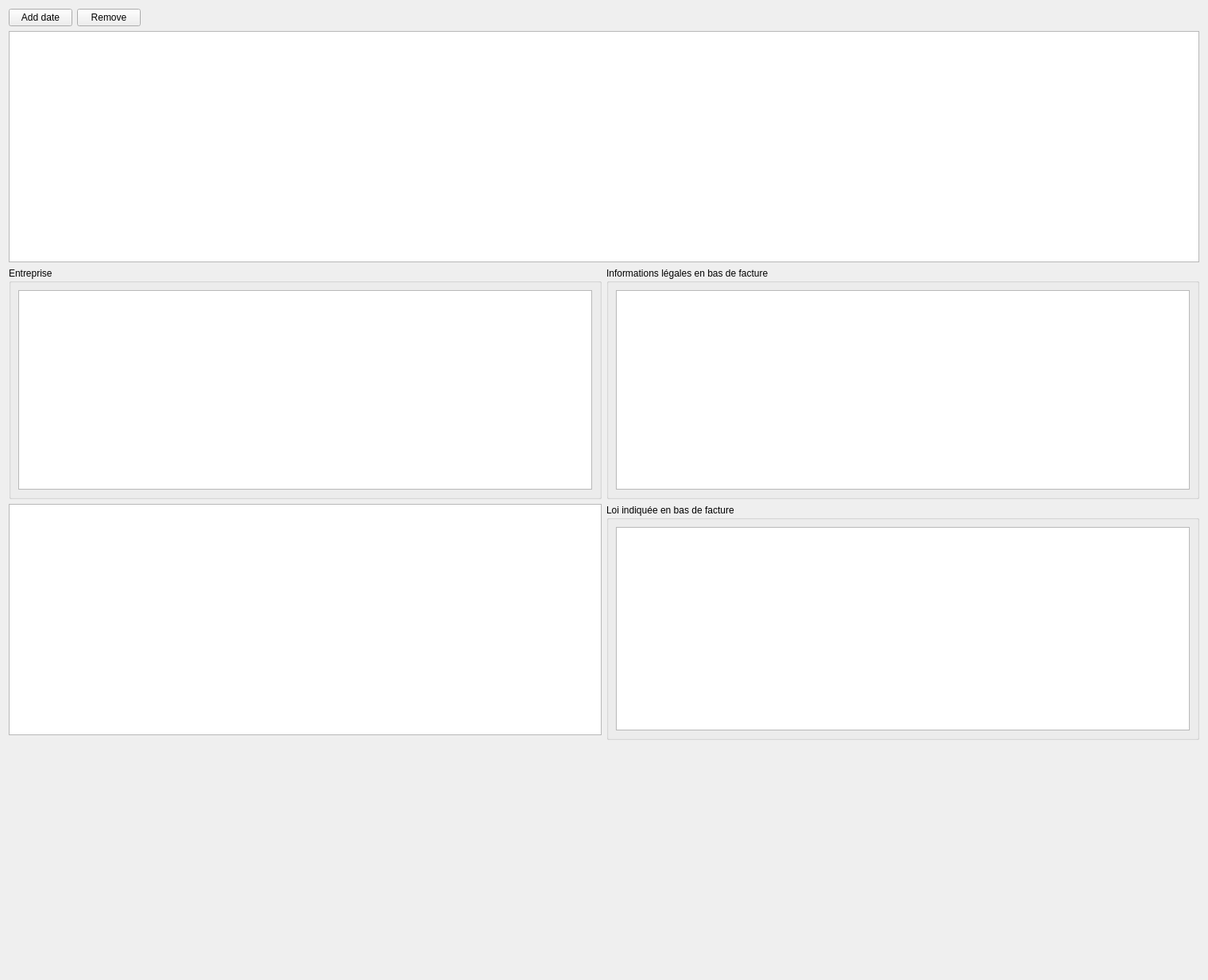
<?xml version="1.0" encoding="UTF-8"?>
<ui version="4.0">
 <class>PaneInvoiceSettings</class>
 <widget class="QWidget" name="PaneInvoiceSettings">
  <property name="geometry">
   <rect>
    <x>0</x>
    <y>0</y>
    <width>1520</width>
    <height>1233</height>
   </rect>
  </property>
  <property name="windowTitle">
   <string>Options de facturation</string>
  </property>
  <layout class="QGridLayout" name="gridLayout">
   <item row="3" column="0">
    <widget class="QTableView" name="tableViewParams">
     <attribute name="horizontalHeaderStretchLastSection">
      <bool>true</bool>
     </attribute>
    </widget>
   </item>
   <item row="5" column="0">
    <spacer name="verticalSpacer">
     <property name="orientation">
      <enum>Qt::Vertical</enum>
     </property>
     <property name="sizeHint" stdset="0">
      <size>
       <width>20</width>
       <height>63</height>
      </size>
     </property>
    </spacer>
   </item>
   <item row="1" column="0" colspan="2">
    <widget class="QTableView" name="tableViewInvoicing">
     <property name="selectionMode">
      <enum>QAbstractItemView::SingleSelection</enum>
     </property>
     <property name="selectionBehavior">
      <enum>QAbstractItemView::SelectRows</enum>
     </property>
     <attribute name="horizontalHeaderDefaultSectionSize">
      <number>300</number>
     </attribute>
     <attribute name="horizontalHeaderStretchLastSection">
      <bool>true</bool>
     </attribute>
    </widget>
   </item>
   <item row="2" column="1">
    <widget class="QGroupBox" name="groupBox_2">
     <property name="title">
      <string>Informations légales en bas de facture</string>
     </property>
     <layout class="QVBoxLayout" name="verticalLayout_2">
      <item>
       <widget class="QPlainTextEdit" name="textEditBottomLegal"/>
      </item>
     </layout>
    </widget>
   </item>
   <item row="2" column="0">
    <widget class="QGroupBox" name="groupBox">
     <property name="title">
      <string>Entreprise</string>
     </property>
     <layout class="QVBoxLayout" name="verticalLayout">
      <item>
       <widget class="QPlainTextEdit" name="textEditCompany"/>
      </item>
     </layout>
    </widget>
   </item>
   <item row="3" column="1" rowspan="2">
    <widget class="QGroupBox" name="groupBox_3">
     <property name="title">
      <string>Loi indiquée en bas de facture</string>
     </property>
     <layout class="QVBoxLayout" name="verticalLayout_3">
      <item>
       <widget class="QPlainTextEdit" name="textEditBottomLaw"/>
      </item>
     </layout>
    </widget>
   </item>
   <item row="0" column="0" colspan="2">
    <layout class="QHBoxLayout" name="horizontalLayout">
     <item>
      <widget class="QPushButton" name="buttonAddDate">
       <property name="text">
        <string>Add date</string>
       </property>
      </widget>
     </item>
     <item>
      <widget class="QPushButton" name="buttonRemoveDate">
       <property name="text">
        <string>Remove</string>
       </property>
      </widget>
     </item>
     <item>
      <spacer name="horizontalSpacer">
       <property name="orientation">
        <enum>Qt::Horizontal</enum>
       </property>
       <property name="sizeHint" stdset="0">
        <size>
         <width>40</width>
         <height>20</height>
        </size>
       </property>
      </spacer>
     </item>
    </layout>
   </item>
  </layout>
 </widget>
 <resources/>
 <connections/>
</ui>
